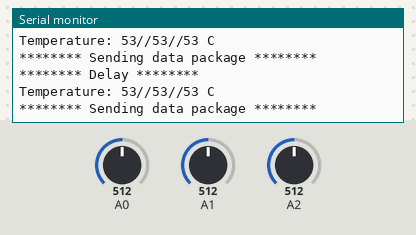
Recording of a sketch running on a simulated Arduino Uno, built with avr-gcc and run on an emulated ATmega328P. Shown: the last lines printed to the serial monitor. The inputs (shaded band) are chosen by the test bench; at power-on: A0 = 512, A1 = 512, A2 = 512. WiFi joins after 1.5 s; servers stay silent unless stated.

Above: at 1.2 s.
1.3 s: A0 set to 811
At 1.32 s:
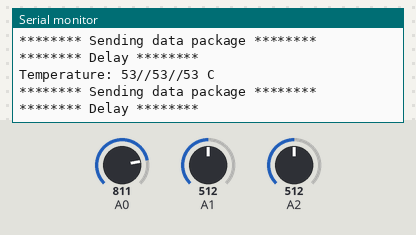
4.3 s: A0 set to 837
At 4.39 s:
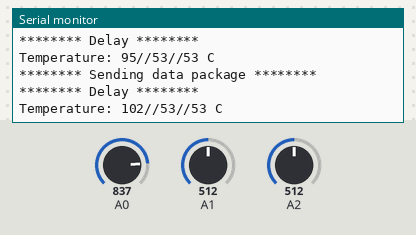
7.3 s: A1 set to 821
At 7.48 s:
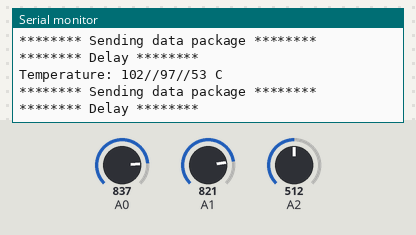
10.3 s: A1 set to 839
At 10.58 s:
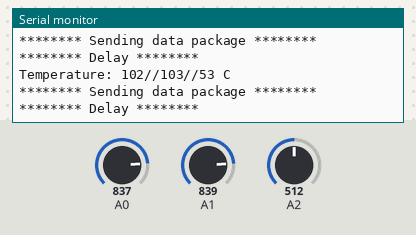
13.3 s: A2 set to 817
At 13.32 s:
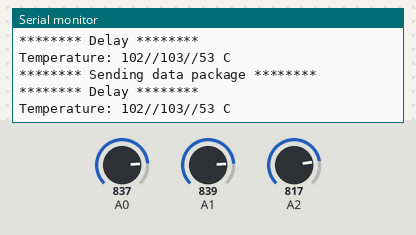
16.3 s: A2 set to 840
At 16.44 s:
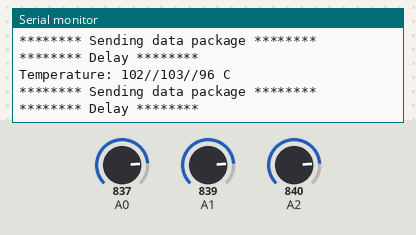
Timing chart, 0 to 19.3 s (numbered marks = the images above; inputs shaded):
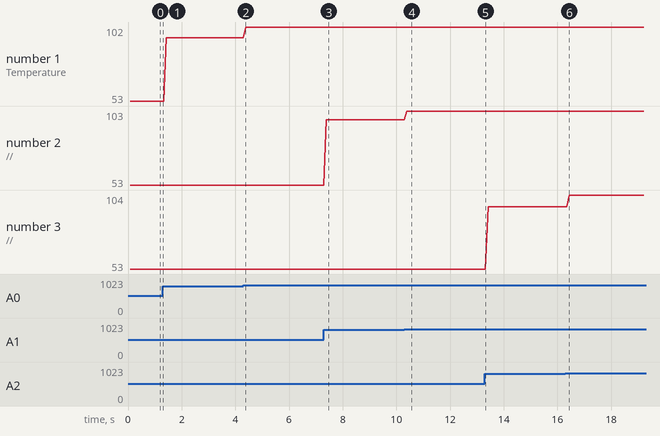

Measured:
- the behaviour switches between 828 and 829 on A0 (found by bisection; images 1 and 2)
- the behaviour switches between 828 and 829 on A2 (found by bisection; images 5 and 6)
- after the input at 4.3 s, the serial monitor: prints a new line after 0.09 s (image 2)
- after the input at 7.3 s, the serial monitor: prints a new line after 0.09 s (image 3)
- after the input at 10.3 s, the serial monitor: prints a new line after 0.08 s (image 4)
- plotted number 1: 53 → 95 after the input at 1.3 s, 95 → 102 after the input at 4.3 s
- plotted number 2: 53 → 97 after the input at 7.3 s, 97 → 103 after the input at 10.3 s
- plotted number 3: 53 → 96 after the input at 13.3 s, 96 → 104 after the input at 16.3 s

The sketch:

temperature_transmitter_3pins.ino
```cpp
/*
 Send and receive measured temperature over UDP
 */

#include <SPI.h>         // needed for Arduino versions later than 0018
#include <Ethernet.h>
//#include <EthernetUdp.h>         // UDP library from: bjoern@cs.stanford.edu 12/30/2008

// MAC and IP addresses of Arduino transmitter
byte mac[] = {
  0xDE, 0xAD, 0xBE, 0xEF, 0xFE, 0xED
};
IPAddress local_ip(192, 168, 1, 137); // IP of Arduino
IPAddress remote_ip(192, 168, 1, 147);

unsigned int local_Port = 8888;      // local port to listen on
unsigned int remote_Port = 7777;      // local port to send to

float R_ref = 3286; // the thermistor model is in kohms
//float R_ref = 9950; // the thermistor model is in ohms

int nb_sensors = 3;
int Pin0 = 0;
float log_thermistor, R_thermistor, V_out;
float T = 0.0;
int ADC_readout;
float V_in = 5;
char separator[2] = "//";
char temp_string[3];

// thermistor model in ohms
float a = 31650;
float b = 0.04536822;
float c = 434.40881;
//3.16508731e+04 4.73682307e-02 4.34409432e+02

// An EthernetUDP instance to let us send and receive packets over UDP
EthernetUDP Udp;

void setup() {

  // start the Ethernet and UDP:
  Ethernet.begin(mac, local_ip);
  Udp.begin(local_Port);
  Serial.begin(9600);

  // print local IP address:
  Serial.println("Arduino local IP address :");
  Serial.println(Ethernet.localIP());

  // print remote IP address:
  Serial.println("Remote IP address :");
  Serial.println(remote_ip);
}

void loop() {

  char Temperature[nb_sensors*5];
  int nb_sensors = 3;
  for (int i = 0; i < nb_sensors; i++) {
    ADC_readout = analogRead(i);

    V_out = float(ADC_readout) * V_in / 1023.0;

    R_thermistor = R_ref * (V_in / V_out - 1.0);

    log_thermistor = log((R_thermistor - c) / a);

    T = -1 * log_thermistor / b;

    itoa(int(T), temp_string, 10);
    if (i == 0) {
      strcpy(Temperature, temp_string);
    }
    else {
      strcat(Temperature, temp_string);
    }
    if (i < nb_sensors - 1) {
      strcat(Temperature, separator);
    }
  }

  Serial.print("Temperature: ");
  Serial.print(Temperature);
  Serial.println(" C");

  Serial.println("******** Sending data package ********");

  // send data package
  Udp.beginPacket(remote_ip, remote_Port);
  Udp.write(Temperature);
  Udp.endPacket();

  Serial.println("******** Delay ********");
  // short pause
  //delay(500);
}
```
